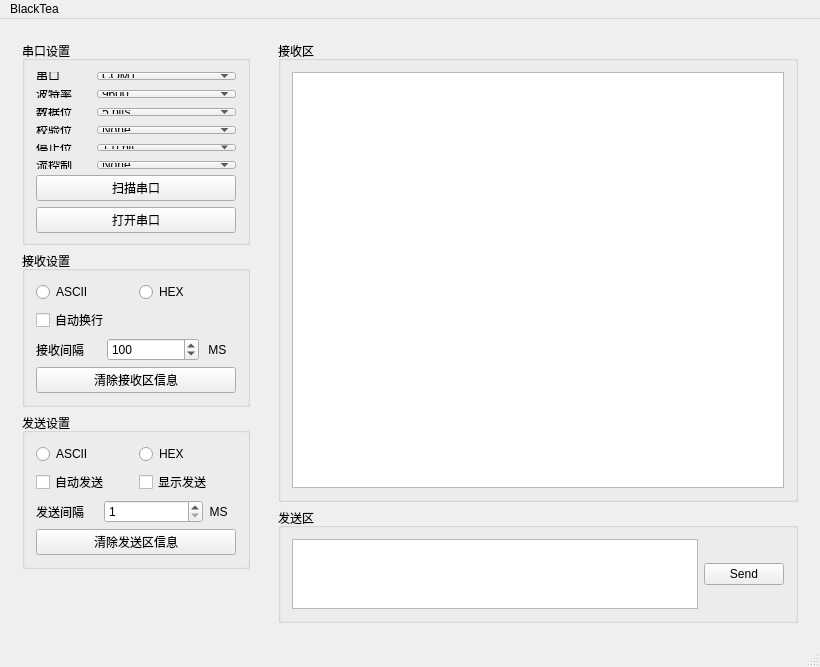
<?xml version="1.0" encoding="UTF-8"?>
<ui version="4.0">
 <class>MainWindow</class>
 <widget class="QMainWindow" name="MainWindow">
  <property name="geometry">
   <rect>
    <x>0</x>
    <y>0</y>
    <width>820</width>
    <height>667</height>
   </rect>
  </property>
  <property name="windowTitle">
   <string>MainWindow</string>
  </property>
  <property name="tabShape">
   <enum>QTabWidget::Rounded</enum>
  </property>
  <widget class="QWidget" name="centralWidget">
   <property name="layoutDirection">
    <enum>Qt::LeftToRight</enum>
   </property>
   <layout class="QHBoxLayout" name="horizontalLayout_10">
    <item>
     <widget class="QWidget" name="widget" native="true">
      <layout class="QVBoxLayout" name="verticalLayout_6">
       <property name="spacing">
        <number>2</number>
       </property>
       <property name="leftMargin">
        <number>0</number>
       </property>
       <property name="topMargin">
        <number>0</number>
       </property>
       <property name="rightMargin">
        <number>0</number>
       </property>
       <property name="bottomMargin">
        <number>0</number>
       </property>
       <item>
        <widget class="QWidget" name="setWidget" native="true">
         <property name="enabled">
          <bool>true</bool>
         </property>
         <property name="sizePolicy">
          <sizepolicy hsizetype="Fixed" vsizetype="Fixed">
           <horstretch>0</horstretch>
           <verstretch>0</verstretch>
          </sizepolicy>
         </property>
         <property name="minimumSize">
          <size>
           <width>250</width>
           <height>550</height>
          </size>
         </property>
         <property name="maximumSize">
          <size>
           <width>250</width>
           <height>550</height>
          </size>
         </property>
         <property name="contextMenuPolicy">
          <enum>Qt::NoContextMenu</enum>
         </property>
         <property name="layoutDirection">
          <enum>Qt::LeftToRight</enum>
         </property>
         <layout class="QVBoxLayout" name="verticalLayout">
          <property name="sizeConstraint">
           <enum>QLayout::SetDefaultConstraint</enum>
          </property>
          <item>
           <widget class="QGroupBox" name="SignalGroupBox">
            <property name="title">
             <string>串口设置</string>
            </property>
            <layout class="QVBoxLayout" name="verticalLayout_2" stretch="6,1,1">
             <property name="spacing">
              <number>6</number>
             </property>
             <property name="bottomMargin">
              <number>9</number>
             </property>
             <item>
              <layout class="QFormLayout" name="formLayout">
               <property name="sizeConstraint">
                <enum>QLayout::SetDefaultConstraint</enum>
               </property>
               <property name="fieldGrowthPolicy">
                <enum>QFormLayout::AllNonFixedFieldsGrow</enum>
               </property>
               <property name="rowWrapPolicy">
                <enum>QFormLayout::WrapLongRows</enum>
               </property>
               <property name="labelAlignment">
                <set>Qt::AlignLeading|Qt::AlignLeft|Qt::AlignTop</set>
               </property>
               <property name="formAlignment">
                <set>Qt::AlignLeading|Qt::AlignLeft|Qt::AlignVCenter</set>
               </property>
               <property name="horizontalSpacing">
                <number>25</number>
               </property>
               <property name="verticalSpacing">
                <number>10</number>
               </property>
               <property name="leftMargin">
                <number>0</number>
               </property>
               <property name="bottomMargin">
                <number>0</number>
               </property>
               <item row="0" column="0">
                <widget class="QLabel" name="portLabel">
                 <property name="text">
                  <string>串口</string>
                 </property>
                </widget>
               </item>
               <item row="0" column="1">
                <widget class="QComboBox" name="Comb_serialPort">
                 <item>
                  <property name="text">
                   <string>COM1</string>
                  </property>
                 </item>
                 <item>
                  <property name="text">
                   <string>COM2</string>
                  </property>
                 </item>
                 <item>
                  <property name="text">
                   <string>COM3</string>
                  </property>
                 </item>
                </widget>
               </item>
               <item row="1" column="0">
                <widget class="QLabel" name="BaudRateLabel">
                 <property name="text">
                  <string>波特率</string>
                 </property>
                </widget>
               </item>
               <item row="1" column="1">
                <widget class="QComboBox" name="Comb_baudRate">
                 <item>
                  <property name="text">
                   <string>9600</string>
                  </property>
                 </item>
                 <item>
                  <property name="text">
                   <string>19200</string>
                  </property>
                 </item>
                 <item>
                  <property name="text">
                   <string>38400</string>
                  </property>
                 </item>
                </widget>
               </item>
               <item row="2" column="0">
                <widget class="QLabel" name="DataBitsLabel">
                 <property name="text">
                  <string>数据位</string>
                 </property>
                </widget>
               </item>
               <item row="2" column="1">
                <widget class="QComboBox" name="Comb_dataBits">
                 <item>
                  <property name="text">
                   <string>5 bits</string>
                  </property>
                 </item>
                 <item>
                  <property name="text">
                   <string>6 bits</string>
                  </property>
                 </item>
                 <item>
                  <property name="text">
                   <string>7 bits</string>
                  </property>
                 </item>
                 <item>
                  <property name="text">
                   <string>8 bits</string>
                  </property>
                 </item>
                </widget>
               </item>
               <item row="3" column="0">
                <widget class="QLabel" name="ParityBitsLabel">
                 <property name="text">
                  <string>校验位</string>
                 </property>
                </widget>
               </item>
               <item row="3" column="1">
                <widget class="QComboBox" name="Comb_parityBits">
                 <item>
                  <property name="text">
                   <string>None</string>
                  </property>
                 </item>
                 <item>
                  <property name="text">
                   <string>奇校验</string>
                  </property>
                 </item>
                 <item>
                  <property name="text">
                   <string>偶校验</string>
                  </property>
                 </item>
                 <item>
                  <property name="text">
                   <string>space parity</string>
                  </property>
                 </item>
                 <item>
                  <property name="text">
                   <string>mark parity</string>
                  </property>
                 </item>
                </widget>
               </item>
               <item row="4" column="0">
                <widget class="QLabel" name="StopLabel">
                 <property name="text">
                  <string>停止位</string>
                 </property>
                </widget>
               </item>
               <item row="4" column="1">
                <widget class="QComboBox" name="Comb_stopBits">
                 <item>
                  <property name="text">
                   <string>1.0 bit</string>
                  </property>
                 </item>
                 <item>
                  <property name="text">
                   <string>1.5 bits</string>
                  </property>
                 </item>
                 <item>
                  <property name="text">
                   <string>2.0 bits</string>
                  </property>
                 </item>
                </widget>
               </item>
               <item row="5" column="0">
                <widget class="QLabel" name="flowContrlLabel">
                 <property name="text">
                  <string>流控制</string>
                 </property>
                </widget>
               </item>
               <item row="5" column="1">
                <widget class="QComboBox" name="Comb_flowContrl">
                 <item>
                  <property name="text">
                   <string>None</string>
                  </property>
                 </item>
                 <item>
                  <property name="text">
                   <string>rts/cts</string>
                  </property>
                 </item>
                 <item>
                  <property name="text">
                   <string>xon/xoff</string>
                  </property>
                 </item>
                </widget>
               </item>
              </layout>
             </item>
             <item>
              <widget class="QPushButton" name="scanSerialPortButton">
               <property name="contextMenuPolicy">
                <enum>Qt::DefaultContextMenu</enum>
               </property>
               <property name="autoFillBackground">
                <bool>false</bool>
               </property>
               <property name="text">
                <string>扫描串口</string>
               </property>
              </widget>
             </item>
             <item>
              <widget class="QPushButton" name="openSerialButton">
               <property name="text">
                <string>打开串口</string>
               </property>
              </widget>
             </item>
            </layout>
           </widget>
          </item>
          <item>
           <widget class="QGroupBox" name="RecGroupBox">
            <property name="title">
             <string>接收设置</string>
            </property>
            <layout class="QVBoxLayout" name="verticalLayout_3" stretch="1,1,1,1">
             <item>
              <layout class="QHBoxLayout" name="horizontalLayout_4">
               <item>
                <widget class="QRadioButton" name="RecRadioASCII">
                 <property name="text">
                  <string>ASCII</string>
                 </property>
                </widget>
               </item>
               <item>
                <widget class="QRadioButton" name="RecRadioHex">
                 <property name="text">
                  <string>HEX</string>
                 </property>
                </widget>
               </item>
              </layout>
             </item>
             <item>
              <widget class="QCheckBox" name="newlineCheckBox">
               <property name="text">
                <string>自动换行</string>
               </property>
              </widget>
             </item>
             <item>
              <layout class="QHBoxLayout" name="horizontalLayout_7" stretch="1,3,1">
               <item>
                <widget class="QLabel" name="label_4">
                 <property name="text">
                  <string>接收间隔     </string>
                 </property>
                </widget>
               </item>
               <item>
                <widget class="QSpinBox" name="RecTimerSpinBox">
                 <property name="minimum">
                  <number>0</number>
                 </property>
                 <property name="maximum">
                  <number>1000000000</number>
                 </property>
                 <property name="singleStep">
                  <number>10</number>
                 </property>
                 <property name="value">
                  <number>100</number>
                 </property>
                 <property name="displayIntegerBase">
                  <number>10</number>
                 </property>
                </widget>
               </item>
               <item>
                <widget class="QLabel" name="label_3">
                 <property name="text">
                  <string> MS </string>
                 </property>
                 <property name="alignment">
                  <set>Qt::AlignLeading|Qt::AlignLeft|Qt::AlignVCenter</set>
                 </property>
                </widget>
               </item>
              </layout>
             </item>
             <item>
              <widget class="QPushButton" name="clearRecButton">
               <property name="text">
                <string>清除接收区信息</string>
               </property>
              </widget>
             </item>
            </layout>
           </widget>
          </item>
          <item>
           <widget class="QGroupBox" name="SendGroupBox">
            <property name="title">
             <string>发送设置</string>
            </property>
            <layout class="QVBoxLayout" name="verticalLayout_5" stretch="1,1,1,1">
             <item>
              <layout class="QHBoxLayout" name="horizontalLayout_5">
               <item>
                <widget class="QRadioButton" name="WriRadioASCII">
                 <property name="text">
                  <string>ASCII</string>
                 </property>
                </widget>
               </item>
               <item>
                <widget class="QRadioButton" name="WriRadioHex">
                 <property name="text">
                  <string>HEX</string>
                 </property>
                </widget>
               </item>
              </layout>
             </item>
             <item>
              <layout class="QHBoxLayout" name="horizontalLayout_8">
               <item>
                <widget class="QCheckBox" name="AutoCheckBox">
                 <property name="text">
                  <string>自动发送</string>
                 </property>
                </widget>
               </item>
               <item>
                <widget class="QCheckBox" name="ViewSendCheckBox">
                 <property name="text">
                  <string>显示发送</string>
                 </property>
                </widget>
               </item>
              </layout>
             </item>
             <item>
              <layout class="QHBoxLayout" name="horizontalLayout_6" stretch="1,3,1">
               <property name="spacing">
                <number>0</number>
               </property>
               <property name="leftMargin">
                <number>0</number>
               </property>
               <property name="rightMargin">
                <number>0</number>
               </property>
               <item>
                <widget class="QLabel" name="label">
                 <property name="text">
                  <string>发送间隔      </string>
                 </property>
                </widget>
               </item>
               <item>
                <widget class="QSpinBox" name="SendTimeSpinBox">
                 <property name="minimum">
                  <number>1</number>
                 </property>
                 <property name="maximum">
                  <number>100000000</number>
                 </property>
                </widget>
               </item>
               <item>
                <widget class="QLabel" name="label_2">
                 <property name="text">
                  <string>  MS</string>
                 </property>
                </widget>
               </item>
              </layout>
             </item>
             <item>
              <widget class="QPushButton" name="clearSendButton">
               <property name="text">
                <string>清除发送区信息</string>
               </property>
              </widget>
             </item>
            </layout>
           </widget>
          </item>
         </layout>
        </widget>
       </item>
       <item>
        <spacer name="verticalSpacer">
         <property name="orientation">
          <enum>Qt::Vertical</enum>
         </property>
         <property name="sizeHint" stdset="0">
          <size>
           <width>20</width>
           <height>40</height>
          </size>
         </property>
        </spacer>
       </item>
      </layout>
     </widget>
    </item>
    <item>
     <widget class="QWidget" name="viewWidget" native="true">
      <property name="sizePolicy">
       <sizepolicy hsizetype="Preferred" vsizetype="Preferred">
        <horstretch>0</horstretch>
        <verstretch>0</verstretch>
       </sizepolicy>
      </property>
      <layout class="QVBoxLayout" name="verticalLayout_4" stretch="5,1">
       <item>
        <widget class="QGroupBox" name="viewMessgroupBox">
         <property name="title">
          <string>接收区</string>
         </property>
         <layout class="QHBoxLayout" name="horizontalLayout_2">
          <item>
           <widget class="QTextBrowser" name="textBrowser"/>
          </item>
         </layout>
        </widget>
       </item>
       <item>
        <widget class="QGroupBox" name="sendMessgroupBox">
         <property name="title">
          <string>发送区</string>
         </property>
         <layout class="QHBoxLayout" name="horizontalLayout_3">
          <item>
           <widget class="QTextEdit" name="textEdit"/>
          </item>
          <item>
           <widget class="QPushButton" name="SendSerialButton">
            <property name="text">
             <string>Send</string>
            </property>
           </widget>
          </item>
         </layout>
        </widget>
       </item>
      </layout>
     </widget>
    </item>
   </layout>
  </widget>
  <widget class="QMenuBar" name="menuBar">
   <property name="geometry">
    <rect>
     <x>0</x>
     <y>0</y>
     <width>820</width>
     <height>22</height>
    </rect>
   </property>
   <widget class="QMenu" name="menuBlackTea">
    <property name="title">
     <string>BlackTea</string>
    </property>
    <addaction name="actionCSU"/>
   </widget>
   <addaction name="menuBlackTea"/>
  </widget>
  <widget class="QStatusBar" name="statusBar"/>
  <action name="actionCSU">
   <property name="icon">
    <iconset>
     <normaloff>icon/university.png</normaloff>icon/university.png</iconset>
   </property>
   <property name="text">
    <string>CSU</string>
   </property>
  </action>
  <action name="actionSerialState">
   <property name="icon">
    <iconset>
     <normaloff>:/icon/icon/redled.png</normaloff>:/icon/icon/redled.png</iconset>
   </property>
   <property name="text">
    <string>当前串口</string>
   </property>
   <property name="toolTip">
    <string>当前串口状态</string>
   </property>
  </action>
  <action name="action_2">
   <property name="icon">
    <iconset>
     <normaloff>:/icon/icon/redled.png</normaloff>:/icon/icon/redled.png</iconset>
   </property>
   <property name="text">
    <string>接收信号</string>
   </property>
   <property name="toolTip">
    <string>收到数据闪烁</string>
   </property>
  </action>
  <action name="actionSendData">
   <property name="icon">
    <iconset>
     <normaloff>:/icon/icon/redled.png</normaloff>:/icon/icon/redled.png</iconset>
   </property>
   <property name="text">
    <string>发送数据</string>
   </property>
   <property name="toolTip">
    <string>发送数据闪烁</string>
   </property>
  </action>
 </widget>
 <layoutdefault spacing="6" margin="11"/>
 <resources/>
 <connections/>
</ui>
